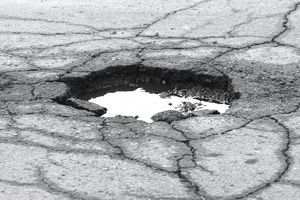
#> input picture project/data/test1.jpg, 300 x 200 px
$ python magnitude_orientation.py ../data/test1.jpg
#> lines starting #> are read from the running program, lines starting #| are printed output that depends on the picture; after the words box and inside, x2 and y2 are one past the last pixel; in counts of white or black regions, pixels touching at a corner belong together
#> in read_image, `image = cv2.resize(image,(200,200))`:
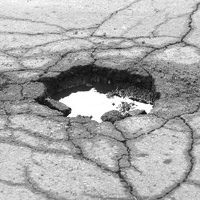
#> image: shape (200, 200); min 5, max 255, mean 168.4
### project/src/histogram.py
import numpy as np
from numpy import arctan2, fliplr, flipud


def gradient(image):

    sy, sx = image.shape
#> sy = 200; sx = 200

    #Gradient of x
    gx = np.zeros(image.shape)
    gx[:, 1:-1] = -image[:, :-2] + image[:, 2:]
    gx[:, 0] = -image[:, 0] + image[:, 1]
#> gx: shape (200, 200) float64; min 0, max 255, mean 124.3
    gx[:, -1] = -image[:, -2] + image[:, -1]
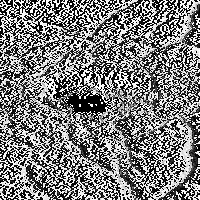
#> gx: shape (200, 200) float64; min 0, max 255, mean 124.9
    #Gradient of y
    gy = np.zeros(image.shape)
    gy[1:-1, :] = image[:-2, :] - image[2:, :]
    gy[0, :] = image[0, :] - image[1, :]
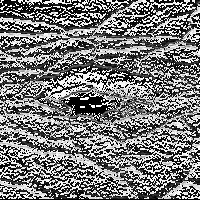
#> gy: shape (200, 200) float64; min 0, max 255, mean 121.4
    gy[-1, :] = image[-2, :] - image[-1, :]
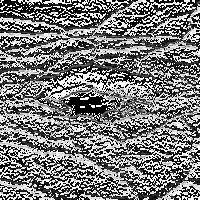
#> gy: shape (200, 200) float64; 0.48% of pixels changed, all inside (x1, y1, x2, y2) = (0, 199, 200, 200)

    return gx, gy


def magnitude_orientation(gx, gy):

    magnitude = np.sqrt(gx**2 + gy**2)
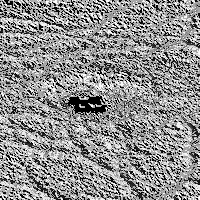
#> magnitude: shape (200, 200) float64; min 0, max 360.6, mean 203.8; drawn with min black and max white
    orientation = (arctan2(gy, gx) * 180 / np.pi) % 360
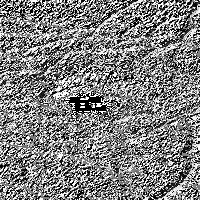
#> orientation: shape (200, 200) float64; min 0, max 90, mean 45.5; drawn with min black and max white

    return magnitude, orientation


# [161 lines left out: functions compute_coefs, interpolate_orientation, per_pixel_hog, interpolate, normalise_histogram, hog, not called in this run]


# [7 lines of commented-out code are left out]

### project/src/magnitude_orientation.py
from histogram import gradient, magnitude_orientation, hog
import matplotlib.pyplot as plt
import numpy as np
import cv2
import sys

def read_image():
    if len(sys.argv) == 2:
        image = cv2.imread(sys.argv[1],0)
        image = cv2.resize(image,(200,200))
    else:
        print("No file input\n")
    return image

# img = octagon()
img = read_image()
img = cv2.resize(img,(200,200))
gx, gy = gradient(img)
mag, ori = magnitude_orientation(gx, gy)

# Show gradient and magnitude
plt.figure()
plt.title('gradients and magnitude')
plt.subplot(141)
plt.imshow(img, cmap=plt.cm.Greys_r)
plt.subplot(142)
plt.imshow(gx, cmap=plt.cm.Greys_r)
plt.subplot(143)
plt.imshow(gy, cmap=plt.cm.Greys_r)
plt.subplot(144)
plt.imshow(mag, cmap=plt.cm.Greys_r)


# Show the orientation deducted from gradient
plt.figure()
plt.title('orientations')
plt.imshow(ori)
plt.pcolor(ori)
plt.colorbar()

plt.show()
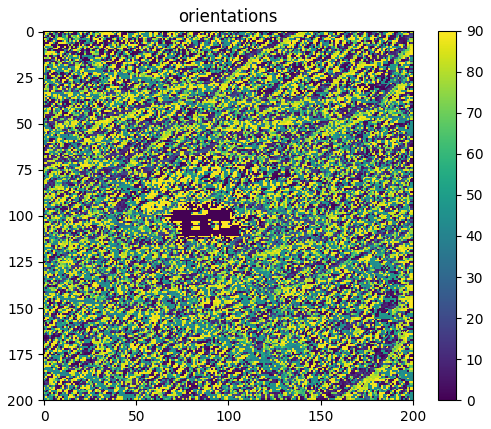
#> figure drawn by matplotlib, 2 panels

$ run again, on project/data/test3.jpg
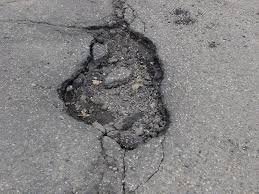
#> input picture project/data/test3.jpg, 259 x 194 px
#> in gradient, `gy[-1, :] = image[-2, :] - image[-1, :]`:
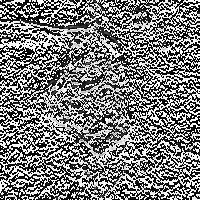
#> gy: shape (200, 200) float64; min 0, max 255, mean 123.1
#> `plt.show()`:
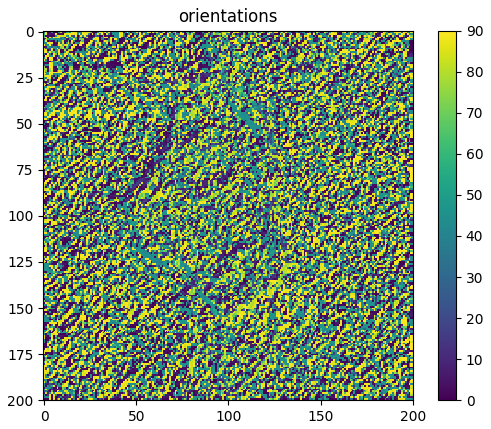
#> figure drawn by matplotlib, 2 panels

$ run again, on project/data/test4.jpg
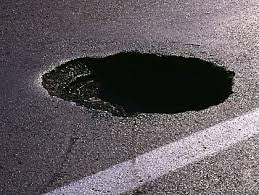
#> input picture project/data/test4.jpg, 259 x 195 px
#> in gradient, `gy[-1, :] = image[-2, :] - image[-1, :]`:
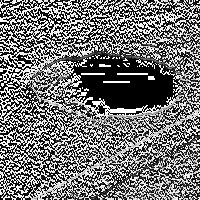
#> gy: shape (200, 200) float64; min 0, max 255, mean 115.7
#> `plt.show()`:
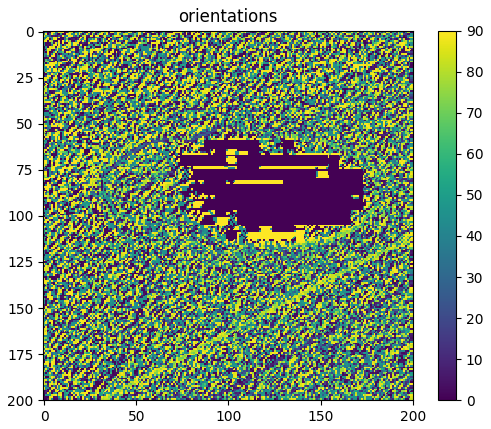
#> figure drawn by matplotlib, 2 panels

$ run again, on project/data/test5.jpg
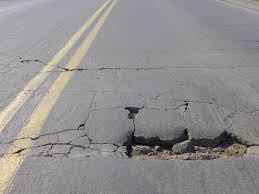
#> input picture project/data/test5.jpg, 259 x 194 px
#> `plt.show()`:
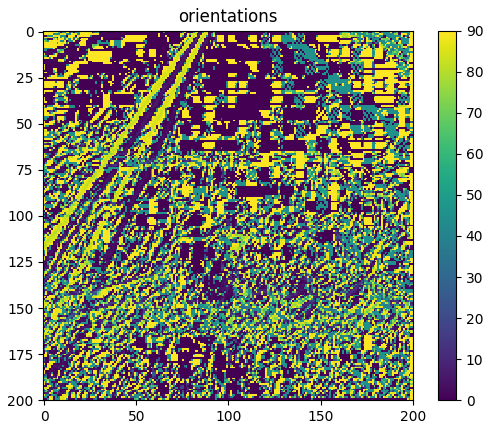
#> figure drawn by matplotlib, 2 panels
